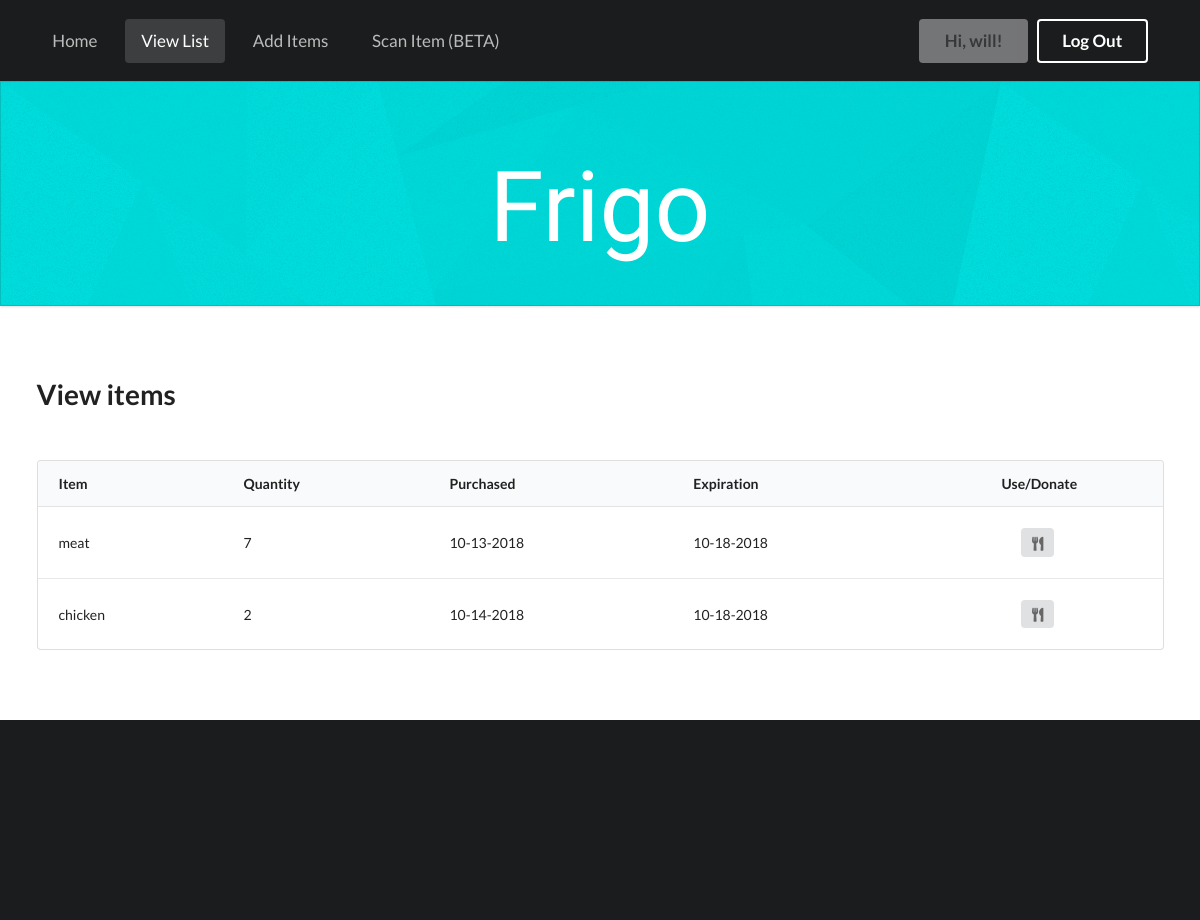
The app's page /view (signed in), older data.
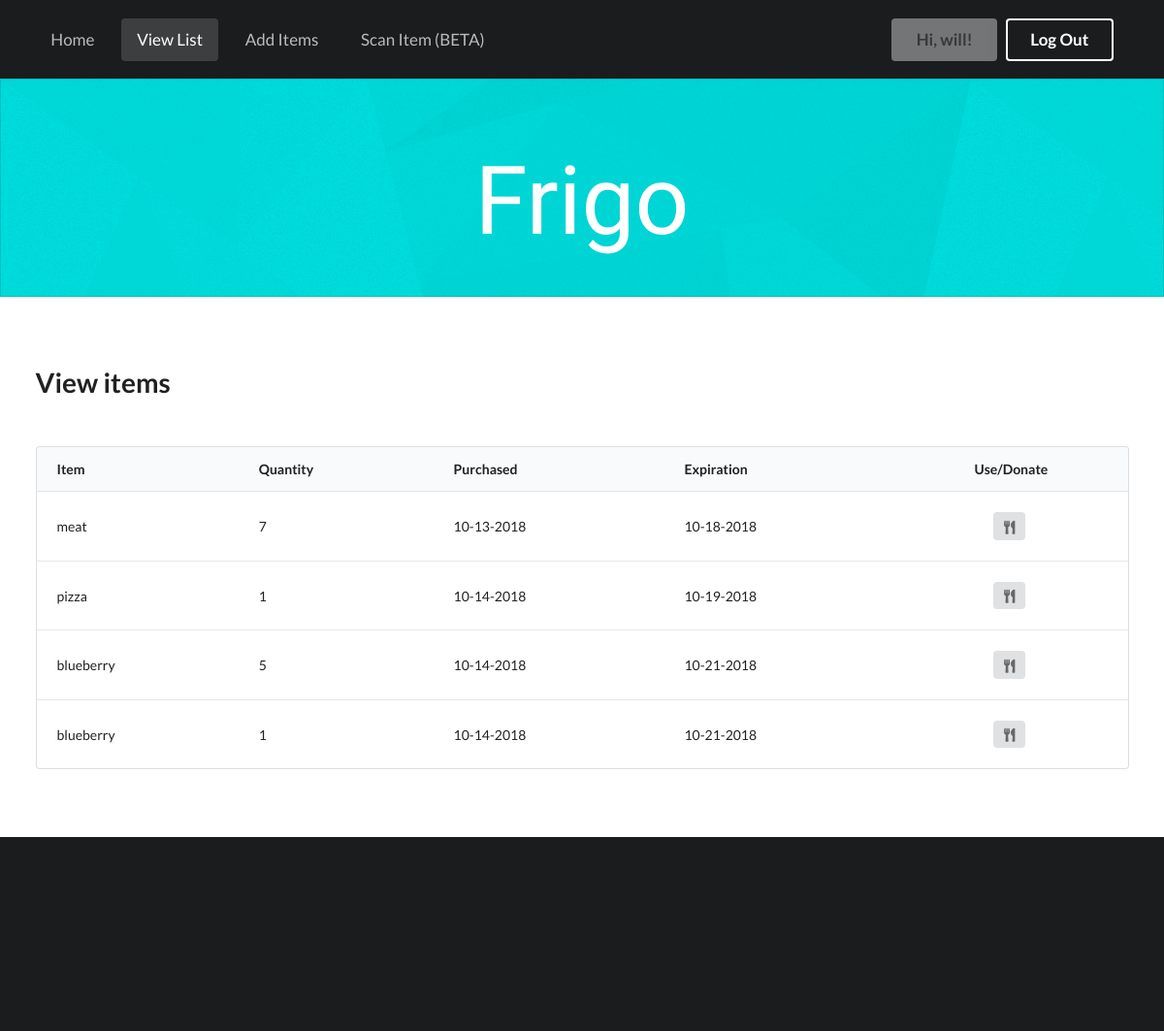
The same page, newer data.
### app/models.py (models this page shows, shortened)
class User(UserMixin, db.Model):
	id = db.Column(db.Integer, primary_key=True)
	username = db.Column(db.String(64), index=True, unique=True)
	email = db.Column(db.String(120), index=True, unique=True)
	password_hash = db.Column(db.String(128))
	fridges = db.relationship('Fridge', backref='owner', lazy='dynamic')

class Fridge(db.Model):
	id = db.Column(db.Integer, primary_key=True)
	user_id = db.Column(db.Integer, db.ForeignKey('user.id'))
	item = db.Column(db.String(64))
	quantity = db.Column(db.Integer)
	timestamp = db.Column(db.DateTime, index=True, default=datetime.utcnow)
	expiration = db.Column(db.DateTime, index=True)

### app/routes.py (the view)
@app.route('/view')
@login_required
def view():
	return render_template('view.html', title='View Items', fridges=Fridge.query.filter_by(user_id=current_user.get_id()).order_by(Fridge.expiration))

### app/models.py (called while the page is built)
@login.user_loader
def load_user(id):
    return User.query.get(int(id))

### app/templates/view.html (shortened to what this page needs)
{% extends "base.html" %}
{% set active_page = "view" %}
{% block content %}
<div class="ui middle aligned stackable grid container">
	<div class="row">
		<div class="column">
			<h1>View items</h1><br>
			<table class="ui very padded table">
				<thead>
					<tr>
						<th>Item</th>
						<th>Quantity</th>
						<th>Purchased</th>
						<th>Expiration</th>
						<th class="center aligned">Use/Donate</th>
					</tr>
				</thead>
				<tbody>
					{% for item in fridges %}
					<tr id="tr{{ item.id }}">
						<td>{{ item.item }}</td>
						<td>{{ item.quantity }}</td>
						<td>{{ item.timestamp.strftime('%m-%d-%Y') }}</td>
						<td>{{ item.expiration.strftime('%m-%d-%Y') }}</td>
						<td class="center aligned">
							<button class="ui compact icon button" onclick='discardRow("{{ item.id }}");'>
  							<i class="utensils icon"></i>
							</button>
						</td>
					</tr>
					{% endfor %}
				</tbody>
			</table>
		</div>
    </div>
</div>
{% endblock %}

### app/templates/base.html (shortened to what this page needs)
{% set navigation_bar = [
  ('/', 'index', 'Home'),
  ('/view', 'view', 'View List'),
  ('/add', 'add', 'Add Items'),
  ('/addbyimg', 'addbyimg', 'Scan Item (BETA)')
] -%}
{% set active_page = active_page|default('index') -%}
<html>
	<head>
		<link rel="stylesheet" type="text/css" href="{{ url_for('static',filename='semantic.css') }}">
	</head>
	{% if active_page == 'addbyimg' %}
	<body onload="init();">
	{% else %}
	<body>
	{% endif %}
		<div>
			<div class="ui top fixed inverted segment topbar">
				<div class="ui container">
					<div class="ui inverted secondary huge menu">
         			{% for href, id, caption in navigation_bar %}
          			<a class="{% if id == active_page %}active {% endif
          			%} item" href="{{ href|e }}">{{ caption|e }}</a>
          			{% endfor %}
					<div class="right item">
						{% if current_user.is_anonymous %}
						<a class="ui inverted button" href="{{ url_for('login') }}">Log In</a>
						<a class="ui inverted button" href="{{ url_for('register') }}">Sign Up</a>
						{% else %}
						<a class="ui disabled button">Hi, {{ current_user.username }}!</a>
						<a class="ui inverted button" href="{{ url_for('logout') }}">Log Out</a>
						{% endif %}
					</div>
				</div>
			</div>
		</div>
		<div class="ui segment masthead">
			<h1 class="ui inverted header">Frigo</h1>
		</div>
		<div class="ui vertical stripe segment">
			{% block content %}{% endblock %}
		</div>
	</div>
<div class="ui inverted footer segment">
		<div class="ui container">
			<br><br><br>
        </div>
    </div>
</body>
</html>

Row changes from the older to the newer data that the page shows:
removed Fridge: item "chicken", quantity "2", timestamp "10-14-2018", expiration "10-18-2018"
added Fridge: item "pizza", quantity "1", timestamp "10-14-2018", expiration "10-19-2018"
added Fridge: item "blueberry", quantity "5", timestamp "10-14-2018", expiration "10-21-2018"
added Fridge: item "blueberry", quantity "1", timestamp "10-14-2018", expiration "10-21-2018"
